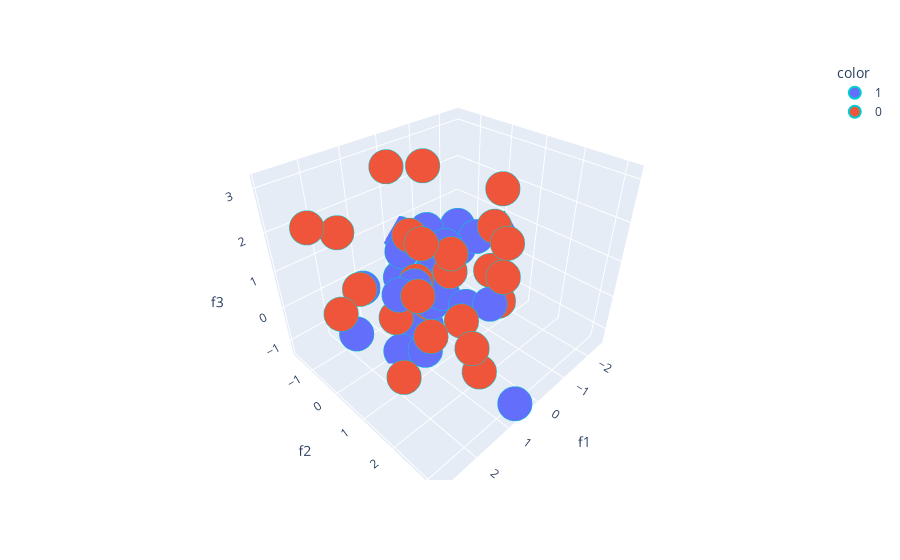

The notebook cell saved with this chart:
### Code cell
#y_train_trf = y_train.astype(str)
fig = px.scatter_3d(df, x=df['f1'], y=df['f2'], z=df['f3'],
              color=df['target'].astype('str'))
fig.update_traces(marker=dict(size=12,
                              line=dict(width=2,
                                        color='DarkTurquoise')),
                  selector=dict(mode='markers'))

fig.show()

### Figure 1 — Plotly figure (JSON) as saved in the notebook; plotly's stock layout.template omitted (floating-point values rounded to 4 significant figures)
{"data": [{"hovertemplate": "color=1<br>f1=%{x}<br>f2=%{y}<br>f3=%{z}<extra></extra>", "legendgroup": "1", "marker": {"color": "#636efa", "line": {"color": "DarkTurquoise", "width": 2}, "size": 12, "symbol": "circle"}, "mode": "markers", "name": "1", "scene": "scene", "showlegend": true, "type": "scatter3d", "x": [1.772, -0.2681, -0.3675, 0.4206, -1.838, -0.2511, -0.3316, 0.2411, 1.045, -0.04544, 1.267, 0.01023, -2.506, 0.6769, -1.01, 0.3223, 1.968, 0.9486, 0.1901, -0.9926, 0.2507, 0.667, -0.4208, 1.415, -0.02254], "y": [-0.3475, -0.4826, -1.137, 0.4116, -0.9388, 1.593, -1.632, -0.9525, 0.5382, 1.041, 0.1736, 0.4378, 0.147, 3.188, 0.4417, 0.06034, -0.5478, 0.7017, 0.5121, -0.1613, -0.8136, 0.02581, -0.552, 0.4577, 0.01342], "z": [0.6701, 1.245, -1.322, -0.07132, -0.2018, 0.1708, 0.6191, -0.1363, 0.8121, -0.09403, -1.223, 1.328, 0.6062, -1.081, 1.129, -1.043, -0.6794, -1.051, 0.1315, 1.192, 0.7036, -0.7776, -0.1211, 0.7289, 0.9359]}, {"hovertemplate": "color=0<br>f1=%{x}<br>f2=%{y}<br>f3=%{z}<extra></extra>", "legendgroup": "0", "marker": {"color": "#EF553B", "line": {"color": "DarkTurquoise", "width": 2}, "size": 12, "symbol": "circle"}, "mode": "markers", "name": "0", "scene": "scene", "showlegend": true, "type": "scatter3d", "x": [2.011, 0.3849, 1.438, 0.2046, 2.224, -0.7643, 0.2907, 1.234, 0.8989, 0.2542, 0.3765, 2.823, -0.7233, -1.028, 2.682, -0.3336, 0.9061, 0.3878, 2.873, 1.425, 1.451, 1.676, 0.5148, -1.39, 0.1771], "y": [1.921, 1.324, 1.1, -0.01154, 0.2304, 1.567, 0.867, 0.05278, 0.436, 2.307, -1.015, -0.3329, 1.461, 1.131, 2.065, 1.496, 2.36, 0.2632, 0.4985, 1.441, 2.617, -1.256, 1.116, 0.6667, -0.5981], "z": [2.933, -0.1032, 1.065, 3.151, 1.192, 1.549, 0.9826, -0.2616, 0.821, 1.549, 2.871, 2.637, -0.08537, 2.603, 0.3944, 1.013, -0.5698, -0.1954, 1.09, 0.1826, 0.6576, 1.654, 1.665, 1.344, 1.227]}], "layout": {"legend": {"title": {"text": "color"}, "tracegroupgap": 0}, "margin": {"t": 60}, "scene": {"domain": {"x": [0, 1], "y": [0, 1]}, "xaxis": {"title": {"text": "f1"}}, "yaxis": {"title": {"text": "f2"}}, "zaxis": {"title": {"text": "f3"}}}}}
